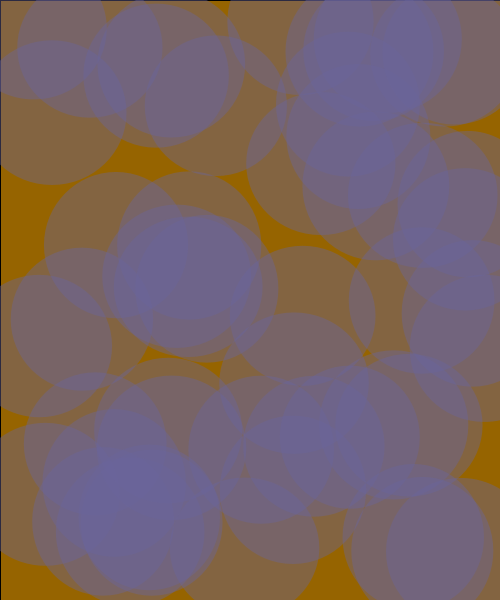
Frame 1 (no input)
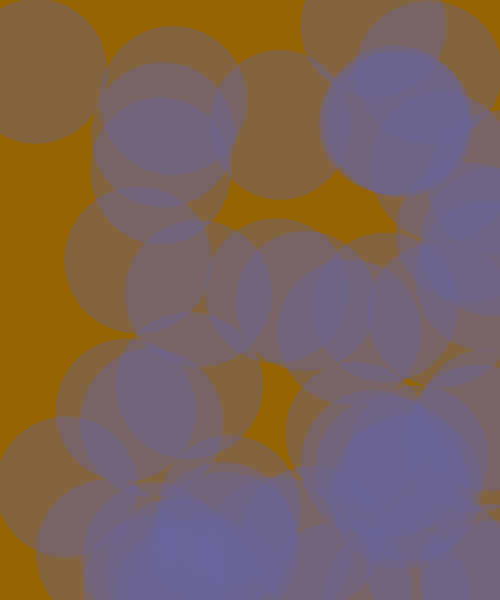
Frame 60 (the mouse pressed at the canvas centre just before this capture)
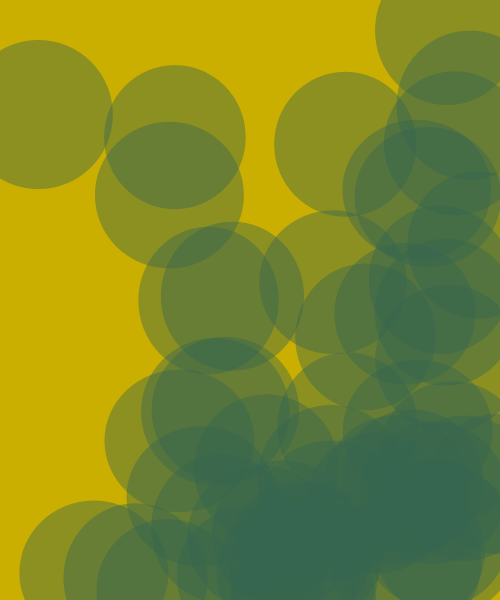
Frame 120 (the mouse held since frame 60 and released just before this capture)

The Processing sketch that drew these frames (run headless with seeded random() and noise(); from frame 60 on, the mouse is pressed at the canvas centre):

// Processing sketch: aug11c_50bouncingballs
// ── aug11c_50bouncingballs.pde
//50 bouncing balls
//differnce kind of bounce
//basic particle system
int ballno=50;

//declaring variable
float circlex[]= new float[ballno];
float circley[]= new float[ballno];
float vely[] = new float[ballno];
float velx[] = new float[ballno];
float g = 0;

void setup(){
  smooth();
  frameRate(60);
  size(500,600);
  //initialize the array
  for(int i=0;i<ballno;i++){
    circlex[i]=random(10,width-10);
    circley[i]=random(10,height-10);
    vely[i]=random(3);
    velx[i]=random(2);
  }
      
}

void draw(){
  background(0);
  //fill(0,random(150,255),random(150,255),random(100,255));
    float r = map(pmouseX,0,width,150,255);
    float g = map(pmouseY,0,height,100,250);   
    fill(r,g,0);
    rect(0,0,width,height);
    noStroke();
    fill(255-r,100,255-g,random(100,110));
    strokeWeight(1);
    for (int i=0;i<ballno;i++){
    circlex[i]+=velx[i];
    circley[i]+=vely[i];
   

     
  ellipse(circlex[i],circley[i],random(140,150),random(140,150));
  if((circlex[i]<0)||(circlex[i]>width)){
    velx[i]=velx[i]*-1;
  }
  if((circley[i]<0)||(circley[i]>height)){
    vely[i]=vely[i]*-1;
  }
  
}
   //same as vel=vel
   //inserting picture
}
